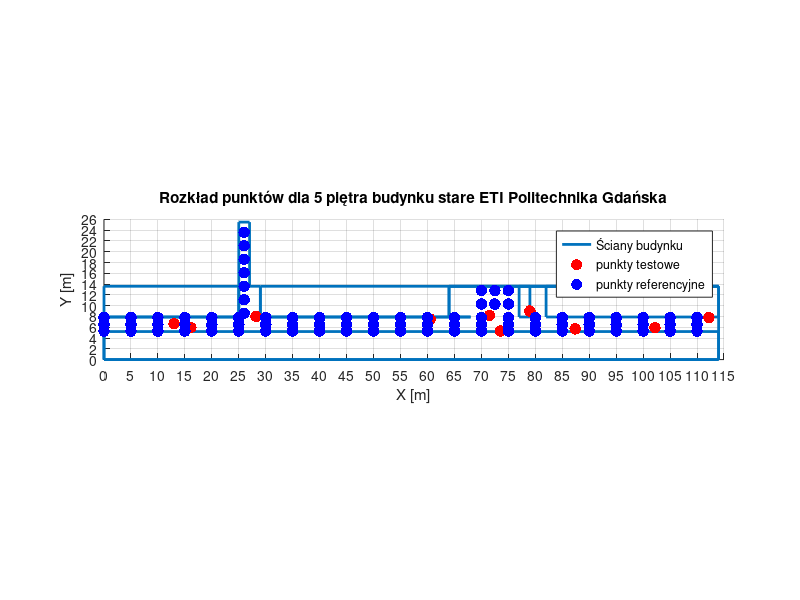

MATLAB code to generate this figure:

% Współrzędne ścian (poziomych)
walls = [
    0, 0.1;
    5.2, 5.3;
    7.9, 8.0;
];
hold on
% Przykładowe punkty (możesz zmienić na swoje)
x = [0 0 114 114 0 0 25 25 0 0 25 25 27 27 29 29 68 29 29 79 77 77 79 79 82 82 114 114 82 114 64 64 64 114 114 0];
y = [0 5.2 5.2 0 0 7.9 7.9 13.6 13.6 7.9 7.9 25.5 25.5 13.6 13.6 7.9 7.9 7.9 13.6 13.6 13.6 7.9 7.9 13.6 13.6 7.9 7.9 13.6 13.6 13.6 13.6 7.9 13.6 13.6 0 0];

% Domknięcie kształtu (jeśli chcesz zamknąć go w pętlę)
x(end+1) = x(1);
y(end+1) = y(1);
corridor_length = 115
corridor_width = 26
% Rysowanie
plot(x, y, 'LineWidth', 2);
grid on;
axis equal;
title('Łączenie punktów w kształt');
xlabel('X');
ylabel('Y');
%test point poziom1
x_tp = [13,16.1,28.2,73.5,71.5,60.5,79,87.4,102.2,112.2]
y_tp = [6.65,5.95,8,5.3,8.2,7.5,9,5.7,5.9,7.8]
plot(x_tp, y_tp, 'r.','MarkerSize', 25);
%
% Parametry rozmieszczenia RP
x_step = 5;
y_step = 1.3;
x_rp = 0:x_step:114;
y_rp = [5.3,6.5,7.8]

% Tworzenie siatki punktów RP
[X_rp, Y_rp] = meshgrid(x_rp, y_rp);

% Rysowanie RP
x_rp1=[26,26,26,26,26,26,26,70,70,72.5,72.5,75,75]
y_rp2= [8.6,11.1,13.6,16.1,18.6,21.1,23.6,10.3,12.8,10.3,12.8,10.3,12.8]
plot(X_rp, Y_rp, 'b.', 'MarkerSize', 25);
plot(x_rp1,y_rp2,'b.', 'MarkerSize', 25);



% Styl wykresu
axis equal;
xlim([0 corridor_length]);
ylim([0 corridor_width]);
xlabel('X [m]');
ylabel('Y [m]');
title('Rozkład punktów dla 5 piętra budynku stare ETI Politechnika Gdańska');
grid on;
legend('Ściany budynku', 'punkty testowe','punkty referencyjne')
xticks(0:5:115)
yticks(0:2:28)
set(gca, 'Position', [0.01 0.1 0.98 0.8]);  % [x y width height]